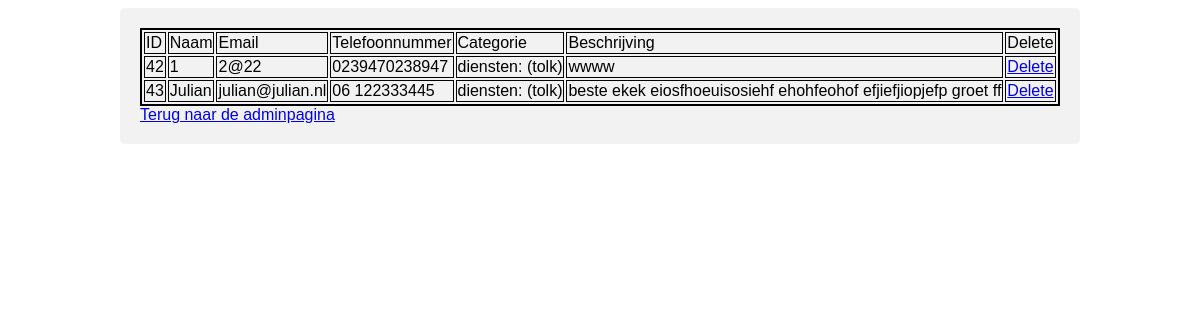
Screenshot of /berichtbeheer/view.php (signed in) with the database file from the repository.
### tables this page shows
CREATE TABLE `messages` (
  `id` int(11) NOT NULL,
  `name` varchar(255) NOT NULL,
  `email` varchar(255) NOT NULL,
  `number` varchar(255) NOT NULL,
  `category` varchar(255) NOT NULL,
  `description` varchar(2000) NOT NULL,
  `timestamp` varchar(255) NOT NULL
);

### berichtbeheer/view.php (the view, shortened to what this page needs)
<?php
if (isset($_SESSION['id']) && isset($_SESSION['user_name'])) {
    require_once("../db_conn.php");
    $query = " SELECT * FROM `messages` ";
    $result = mysqli_query($conn, $query);
?>
    <!DOCTYPE html>
    <html lang="en">
    <head>
        <link rel='stylesheet' href='css/style.css'>
    </head>
    <body>
        <div class="container">
            <table>
                <tr>
                    <td>ID</td>
                    <td>Naam</td>
                    <td>Email</td>
                    <td>Telefoonnummer</td>
                    <td>Categorie</td>
                    <td>Beschrijving</td>
                    <td>Delete</td>
                </tr>
                <?php
                while ($row = mysqli_fetch_assoc($result)) {
                    $MessageID = $row['id'];
                    $MessageName = $row['name'];
                    $MessageEmail = $row['email'];
                    $MessageNumber = $row['number'];
                    $MessageCategory = $row['category'];
                    $MessageDescription = $row['description'];
                ?>
                    <tr>
                        <td><?php echo $MessageID ?></td>
                        <td><?php echo $MessageName ?></td>
                        <td><?php echo $MessageEmail ?></td>
                        <td><?php echo $MessageNumber ?></td>
                        <td><?php echo $MessageCategory ?></td>
                        <td><?php echo $MessageDescription ?></td>
                        <td><a onclick="return confirm('Weet u zeker dat u dit wilt verwijderen?')" href="delete.php?Del=<?php echo $MessageID ?>">Delete</a></td>
                    </tr>
                <?php
                }
                ?>
            </table>
            <a href="../adminpagina/index.php"> Terug naar de adminpagina </a>
        </div>
    </body>
    </html>
<?php
} else {
    header("Location: ../index.php");
    exit();
}
?>

### style.css (style rules this page uses)
body { font-family: Arial, Helvetica, sans-serif; }
* { box-sizing: border-box; }
.container { max-width: 960px; margin: 0 auto; border-radius: 5px; background-color: #f2f2f2; padding: 20px; }

### berichtbeheer/view.php (style rules this page uses)
table { border: 2px solid; }
table tr { border: 5px solid; }
table td { border: 1px solid; }

### rows the page displays
messages: id "42", name "1", email "2@22", number "0239470238947", category "diensten: (tolk)", description "wwww"
messages: id "43", name "Julian", email "julian@julian.nl", number "06 122333445", category "diensten: (tolk)", description "beste ekek eiosfhoeuisosiehf ehohfeohof efjiefjiopjefp groet ff"
